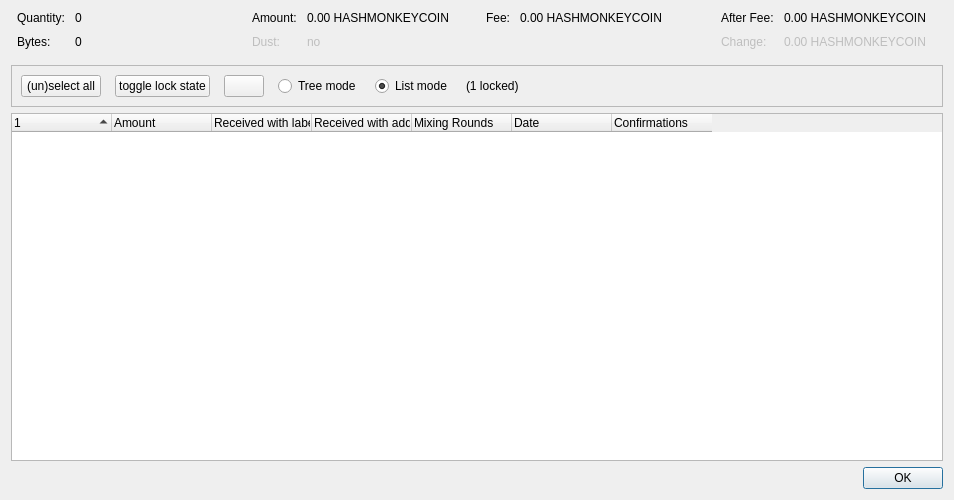
<?xml version="1.0" encoding="UTF-8"?>
<ui version="4.0">
 <class>CoinControlDialog</class>
 <widget class="QDialog" name="CoinControlDialog">
  <property name="geometry">
   <rect>
    <x>0</x>
    <y>0</y>
    <width>954</width>
    <height>500</height>
   </rect>
  </property>
  <property name="windowTitle">
   <string>Coin Selection</string>
  </property>
  <layout class="QVBoxLayout" name="verticalLayout">
   <item>
    <layout class="QHBoxLayout" name="horizontalLayoutTop" stretch="0,0,0,0">
     <property name="topMargin">
      <number>0</number>
     </property>
     <property name="bottomMargin">
      <number>10</number>
     </property>
     <item>
      <layout class="QFormLayout" name="formLayoutCoinControl1">
       <property name="horizontalSpacing">
        <number>10</number>
       </property>
       <property name="verticalSpacing">
        <number>10</number>
       </property>
       <property name="leftMargin">
        <number>6</number>
       </property>
       <property name="rightMargin">
        <number>6</number>
       </property>
       <item row="0" column="0">
        <widget class="QLabel" name="labelCoinControlQuantityText">
         <property name="text">
          <string>Quantity:</string>
         </property>
        </widget>
       </item>
       <item row="0" column="1">
        <widget class="QLabel" name="labelCoinControlQuantity">
         <property name="cursor">
          <cursorShape>IBeamCursor</cursorShape>
         </property>
         <property name="contextMenuPolicy">
          <enum>Qt::ActionsContextMenu</enum>
         </property>
         <property name="text">
          <string notr="true">0</string>
         </property>
         <property name="textInteractionFlags">
          <set>Qt::LinksAccessibleByMouse|Qt::TextSelectableByKeyboard|Qt::TextSelectableByMouse</set>
         </property>
        </widget>
       </item>
       <item row="1" column="0">
        <widget class="QLabel" name="labelCoinControlBytesText">
         <property name="text">
          <string>Bytes:</string>
         </property>
        </widget>
       </item>
       <item row="1" column="1">
        <widget class="QLabel" name="labelCoinControlBytes">
         <property name="cursor">
          <cursorShape>IBeamCursor</cursorShape>
         </property>
         <property name="contextMenuPolicy">
          <enum>Qt::ActionsContextMenu</enum>
         </property>
         <property name="text">
          <string notr="true">0</string>
         </property>
         <property name="textInteractionFlags">
          <set>Qt::LinksAccessibleByMouse|Qt::TextSelectableByKeyboard|Qt::TextSelectableByMouse</set>
         </property>
        </widget>
       </item>
      </layout>
     </item>
     <item>
      <layout class="QFormLayout" name="formLayoutCoinControl2">
       <property name="horizontalSpacing">
        <number>10</number>
       </property>
       <property name="verticalSpacing">
        <number>10</number>
       </property>
       <property name="leftMargin">
        <number>6</number>
       </property>
       <property name="rightMargin">
        <number>6</number>
       </property>
       <item row="0" column="0">
        <widget class="QLabel" name="labelCoinControlAmountText">
         <property name="text">
          <string>Amount:</string>
         </property>
        </widget>
       </item>
       <item row="0" column="1">
        <widget class="QLabel" name="labelCoinControlAmount">
         <property name="cursor">
          <cursorShape>IBeamCursor</cursorShape>
         </property>
         <property name="contextMenuPolicy">
          <enum>Qt::ActionsContextMenu</enum>
         </property>
         <property name="text">
          <string notr="true">0.00 HASHMONKEYCOIN</string>
         </property>
         <property name="textInteractionFlags">
          <set>Qt::LinksAccessibleByMouse|Qt::TextSelectableByKeyboard|Qt::TextSelectableByMouse</set>
         </property>
        </widget>
       </item>
       <item row="1" column="0">
        <widget class="QLabel" name="labelCoinControlLowOutputText">
         <property name="enabled">
          <bool>false</bool>
         </property>
         <property name="text">
          <string>Dust:</string>
         </property>
        </widget>
       </item>
       <item row="1" column="1">
        <widget class="QLabel" name="labelCoinControlLowOutput">
         <property name="enabled">
          <bool>false</bool>
         </property>
         <property name="cursor">
          <cursorShape>IBeamCursor</cursorShape>
         </property>
         <property name="contextMenuPolicy">
          <enum>Qt::ActionsContextMenu</enum>
         </property>
         <property name="text">
          <string notr="true">no</string>
         </property>
         <property name="textInteractionFlags">
          <set>Qt::LinksAccessibleByMouse|Qt::TextSelectableByKeyboard|Qt::TextSelectableByMouse</set>
         </property>
        </widget>
       </item>
      </layout>
     </item>
     <item>
      <layout class="QFormLayout" name="formLayoutCoinControl3">
       <property name="horizontalSpacing">
        <number>10</number>
       </property>
       <property name="verticalSpacing">
        <number>10</number>
       </property>
       <property name="leftMargin">
        <number>6</number>
       </property>
       <property name="rightMargin">
        <number>6</number>
       </property>
       <item row="0" column="0">
        <widget class="QLabel" name="labelCoinControlFeeText">
         <property name="text">
          <string>Fee:</string>
         </property>
        </widget>
       </item>
       <item row="0" column="1">
        <widget class="QLabel" name="labelCoinControlFee">
         <property name="cursor">
          <cursorShape>IBeamCursor</cursorShape>
         </property>
         <property name="contextMenuPolicy">
          <enum>Qt::ActionsContextMenu</enum>
         </property>
         <property name="text">
          <string notr="true">0.00 HASHMONKEYCOIN</string>
         </property>
         <property name="textInteractionFlags">
          <set>Qt::LinksAccessibleByMouse|Qt::TextSelectableByKeyboard|Qt::TextSelectableByMouse</set>
         </property>
        </widget>
       </item>
      </layout>
     </item>
     <item>
      <layout class="QFormLayout" name="formLayoutCoinControl4">
       <property name="horizontalSpacing">
        <number>10</number>
       </property>
       <property name="verticalSpacing">
        <number>10</number>
       </property>
       <property name="leftMargin">
        <number>6</number>
       </property>
       <property name="rightMargin">
        <number>6</number>
       </property>
       <item row="0" column="0">
        <widget class="QLabel" name="labelCoinControlAfterFeeText">
         <property name="text">
          <string>After Fee:</string>
         </property>
        </widget>
       </item>
       <item row="0" column="1">
        <widget class="QLabel" name="labelCoinControlAfterFee">
         <property name="cursor">
          <cursorShape>IBeamCursor</cursorShape>
         </property>
         <property name="contextMenuPolicy">
          <enum>Qt::ActionsContextMenu</enum>
         </property>
         <property name="text">
          <string notr="true">0.00 HASHMONKEYCOIN</string>
         </property>
         <property name="textInteractionFlags">
          <set>Qt::LinksAccessibleByMouse|Qt::TextSelectableByKeyboard|Qt::TextSelectableByMouse</set>
         </property>
        </widget>
       </item>
       <item row="1" column="0">
        <widget class="QLabel" name="labelCoinControlChangeText">
         <property name="enabled">
          <bool>false</bool>
         </property>
         <property name="text">
          <string>Change:</string>
         </property>
        </widget>
       </item>
       <item row="1" column="1">
        <widget class="QLabel" name="labelCoinControlChange">
         <property name="enabled">
          <bool>false</bool>
         </property>
         <property name="cursor">
          <cursorShape>IBeamCursor</cursorShape>
         </property>
         <property name="contextMenuPolicy">
          <enum>Qt::ActionsContextMenu</enum>
         </property>
         <property name="text">
          <string notr="true">0.00 HASHMONKEYCOIN</string>
         </property>
         <property name="textInteractionFlags">
          <set>Qt::LinksAccessibleByMouse|Qt::TextSelectableByKeyboard|Qt::TextSelectableByMouse</set>
         </property>
        </widget>
       </item>
      </layout>
     </item>
    </layout>
   </item>
   <item>
    <widget class="QFrame" name="frame">
     <property name="minimumSize">
      <size>
       <width>0</width>
       <height>40</height>
      </size>
     </property>
     <property name="frameShape">
      <enum>QFrame::StyledPanel</enum>
     </property>
     <property name="frameShadow">
      <enum>QFrame::Sunken</enum>
     </property>
     <layout class="QHBoxLayout" name="horizontalLayout">
      <item>
       <layout class="QHBoxLayout" name="horizontalLayoutPanel" stretch="0,0,0,0,0,0,0">
        <property name="spacing">
         <number>14</number>
        </property>
        <item>
         <widget class="QPushButton" name="pushButtonSelectAll">
          <property name="sizePolicy">
           <sizepolicy hsizetype="Maximum" vsizetype="Fixed">
            <horstretch>0</horstretch>
            <verstretch>0</verstretch>
           </sizepolicy>
          </property>
          <property name="text">
           <string>(un)select all</string>
          </property>
          <property name="autoDefault">
           <bool>false</bool>
          </property>
         </widget>
        </item>
        <item>
         <widget class="QPushButton" name="pushButtonToggleLock">
          <property name="sizePolicy">
           <sizepolicy hsizetype="Maximum" vsizetype="Fixed">
            <horstretch>0</horstretch>
            <verstretch>0</verstretch>
           </sizepolicy>
          </property>
          <property name="text">
           <string>toggle lock state</string>
          </property>
          <property name="autoDefault">
           <bool>false</bool>
          </property>
         </widget>
        </item>
        <item>
         <widget class="QPushButton" name="hideButton">
          <property name="sizePolicy">
           <sizepolicy hsizetype="Maximum" vsizetype="Fixed">
            <horstretch>0</horstretch>
            <verstretch>0</verstretch>
           </sizepolicy>
          </property>
          <property name="text">
           <string/>
          </property>
          <property name="autoDefault">
           <bool>false</bool>
          </property>
         </widget>
        </item>
        <item>
         <widget class="QRadioButton" name="radioTreeMode">
          <property name="sizePolicy">
           <sizepolicy hsizetype="Maximum" vsizetype="Fixed">
            <horstretch>0</horstretch>
            <verstretch>0</verstretch>
           </sizepolicy>
          </property>
          <property name="text">
           <string>Tree mode</string>
          </property>
         </widget>
        </item>
        <item>
         <widget class="QRadioButton" name="radioListMode">
          <property name="sizePolicy">
           <sizepolicy hsizetype="Maximum" vsizetype="Fixed">
            <horstretch>0</horstretch>
            <verstretch>0</verstretch>
           </sizepolicy>
          </property>
          <property name="text">
           <string>List mode</string>
          </property>
          <property name="checked">
           <bool>true</bool>
          </property>
         </widget>
        </item>
        <item>
         <widget class="QLabel" name="labelLocked">
          <property name="text">
           <string>(1 locked)</string>
          </property>
         </widget>
        </item>
        <item>
         <spacer name="horizontalSpacer">
          <property name="orientation">
           <enum>Qt::Horizontal</enum>
          </property>
          <property name="sizeHint" stdset="0">
           <size>
            <width>40</width>
            <height>20</height>
           </size>
          </property>
         </spacer>
        </item>
       </layout>
      </item>
     </layout>
    </widget>
   </item>
   <item>
    <widget class="CoinControlTreeWidget" name="treeWidget">
     <property name="contextMenuPolicy">
      <enum>Qt::CustomContextMenu</enum>
     </property>
     <property name="sortingEnabled">
      <bool>false</bool>
     </property>
     <property name="columnCount">
      <number>7</number>
     </property>
     <attribute name="headerShowSortIndicator" stdset="0">
      <bool>true</bool>
     </attribute>
     <attribute name="headerStretchLastSection">
      <bool>false</bool>
     </attribute>
     <column>
      <property name="text">
       <string/>
      </property>
     </column>
     <column>
      <property name="text">
       <string>Amount</string>
      </property>
     </column>
     <column>
      <property name="text">
       <string>Received with label</string>
      </property>
     </column>
     <column>
      <property name="text">
       <string>Received with address</string>
      </property>
     </column>
     <column>
      <property name="text">
       <string>Mixing Rounds</string>
      </property>
     </column>
     <column>
      <property name="text">
       <string>Date</string>
      </property>
     </column>
     <column>
      <property name="text">
       <string>Confirmations</string>
      </property>
      <property name="toolTip">
       <string>Confirmed</string>
      </property>
     </column>
    </widget>
   </item>
   <item>
    <widget class="QDialogButtonBox" name="buttonBox">
     <property name="orientation">
      <enum>Qt::Horizontal</enum>
     </property>
     <property name="standardButtons">
      <set>QDialogButtonBox::Ok</set>
     </property>
    </widget>
   </item>
  </layout>
 </widget>
 <customwidgets>
  <customwidget>
   <class>CoinControlTreeWidget</class>
   <extends>QTreeWidget</extends>
   <header>qt/coincontroltreewidget.h</header>
  </customwidget>
 </customwidgets>
 <resources/>
 <connections/>
</ui>
